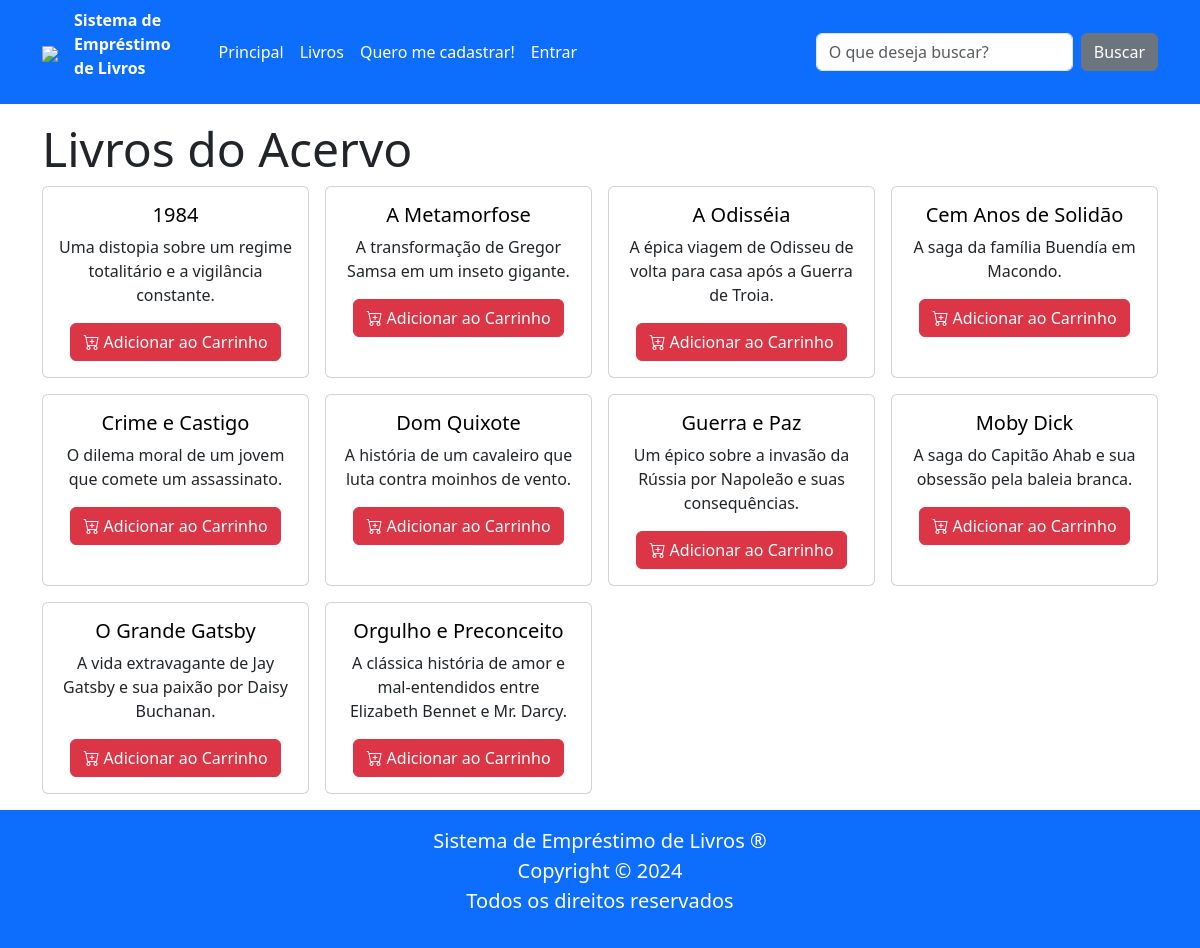
The page / on the database its author committed.
### tables this page shows
CREATE TABLE livro (
        id INTEGER PRIMARY KEY AUTOINCREMENT,
        nome TEXT NOT NULL,
        autor TEXT NOT NULL,
        descricao TEXT NOT NULL,
        isbn TEXT NOT NULL);

### routes/main_routes.py (the view)
@router.get("/")
async def get_root(request: Request):
    livros = LivroRepo.obter_todos()
    return templates.TemplateResponse(
        "index.html",
        {"request": request, "livros": livros},
    )

### templates/index.html (shortened to what this page needs)
{% extends "base.html" %}
{% block conteudo %}
<h1 class="display-5"><b>Livros do Acervo</b></h1>
{% include "grid_livros.html" %}
{% endblock %}

### templates/grid_livros.html
<div class="row row-cols-1 row-cols-md-2 row-cols-lg-3 row-cols-xl-4 row-cols-xxl-6 g-3 mb-3">
    {% for p in livros %}
    <div class="col">
        <div class="card h-100">
            <div class="card-body d-flex flex-column">
                <h5 class="card-title text-center">
                    <a href="/livro/{{p.id}}" class="text-decoration-none text-black">
                        {{p.nome}}
                    </a>
                </h5>
                <p class="card-text text-center texto-3-linhas">
                    {{p.descricao}}
                </p>
                <p class="text-center mb-0">
                    <a href="/cliente/carrinho?id_produto={{p.id}}" class="btn btn-danger">
                        <i class="bi bi-cart-plus"></i>
                        Adicionar ao Carrinho
                    </a>
                </p>
            </div>
        </div>
    </div>
    {% endfor %}
</div>

### static/css/estilos.css (style rules this page uses)
.texto-3-linhas { display: -webkit-box; -webkit-line-clamp: 3; line-clamp: 3; -webkit-box-orient: vertical; overflow: hidden; }

### rows shown on the page
livro: nome "1984", descricao "Uma distopia sobre um regime totalitário e a vigilância constante."
livro: nome "A Metamorfose", descricao "A transformação de Gregor Samsa em um inseto gigante."
livro: nome "A Odisséia", descricao "A épica viagem de Odisseu de volta para casa após a Guerra de Troia."
livro: nome "Cem Anos de Solidão", descricao "A saga da família Buendía em Macondo."
livro: nome "Crime e Castigo", descricao "O dilema moral de um jovem que comete um assassinato."
livro: nome "Dom Quixote", descricao "A história de um cavaleiro que luta contra moinhos de vento."
livro: nome "Guerra e Paz", descricao "Um épico sobre a invasão da Rússia por Napoleão e suas consequências."
livro: nome "Moby Dick", descricao "A saga do Capitão Ahab e sua obsessão pela baleia branca."
livro: nome "O Grande Gatsby", descricao "A vida extravagante de Jay Gatsby e sua paixão por Daisy Buchanan."
livro: nome "Orgulho e Preconceito", descricao "A clássica história de amor e mal-entendidos entre Elizabeth Bennet e Mr. Darcy."
